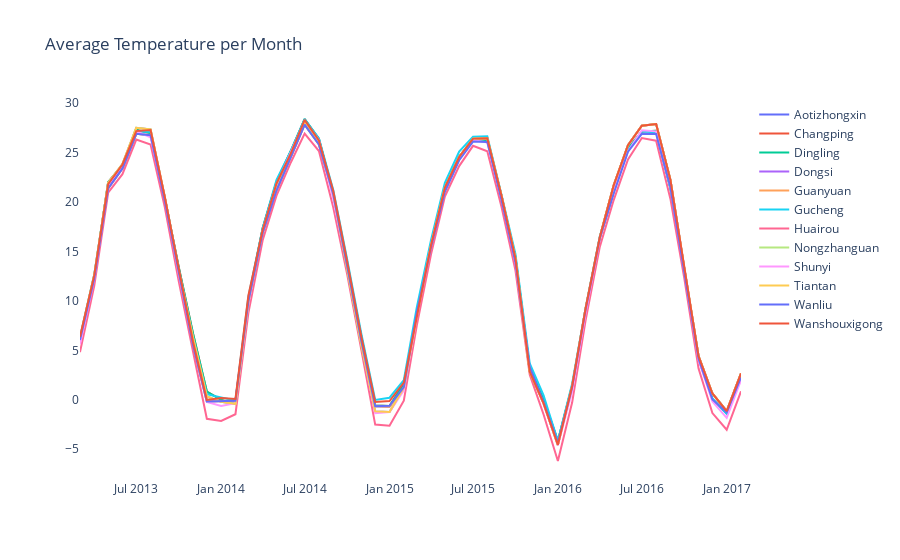

Notebook code for this chart:
### Markdown cell above
#### TEMP (Temperature)

### Code cell
fig = go.Figure()

for station in stations:
    fig.add_trace(go.Scatter(
        x=v1[v1['station'] == station]['year_month'],
        y=v1[v1['station'] == station]['TEMP'], 
        mode='lines', 
        name=station 
    ))

fig.update_layout(
    title='Average Temperature per Month',
    showlegend=True,
    plot_bgcolor='white',
)
